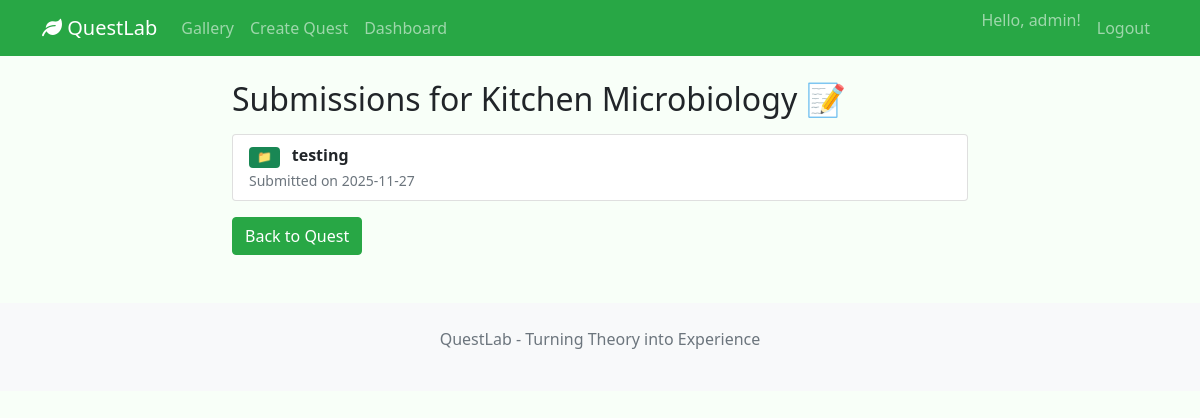
The page /submissions/c04fb478-9e6a-4ef5-8a9e-ba5a32f0cf15 (signed in) on the database its author committed.
### app/models/user.py (models this page shows, shortened)
class User(db.Model, UserMixin):
    __tablename__ = 'users'
    id = db.Column(db.Integer, primary_key=True)
    username = db.Column(db.String(80), unique=True, nullable=False)
    email = db.Column(db.String(120), unique=True, nullable=False)
    password_hash = db.Column(db.String(128), nullable=False)
    role = db.Column(db.String(20), nullable=False, default='learner')
    submissions = db.relationship('Submission', backref='user', lazy=True)

### app/models/quest.py (models this page shows, shortened)
class Quest(db.Model):
    __tablename__ = 'quests'
    id = db.Column(db.String(36), primary_key=True, default=generate_uuid)
    title = db.Column(db.String(200), nullable=False)
    description = db.Column(db.Text)
    tags = db.Column(db.Text)
    created_at = db.Column(db.DateTime, default=datetime.utcnow)
    published = db.Column(db.Boolean, default=False)
    tasks = db.relationship('Task', backref='quest', lazy='dynamic',
                          cascade='all, delete-orphan', order_by='Task.task_order')

### app/models/submission.py (models this page shows, shortened)
class Submission(db.Model):
    __tablename__ = 'submissions'
    id = db.Column(db.String(36), primary_key=True, default=lambda: str(uuid.uuid4()))
    quest_id = db.Column(db.String(36), nullable=False)
    task_id = db.Column(db.String(36), nullable=False)
    media_filename = db.Column(db.String(255))
    reflection_text = db.Column(db.Text)
    submitted_at = db.Column(db.DateTime, default=datetime.utcnow)
    user_id = db.Column(db.Integer, db.ForeignKey('users.id'), nullable=True)

### app/routes/submission_routes.py (the view, shortened to what this page needs)
@submission_bp.route('/submissions/<quest_id>')
@login_required
def view_submissions(quest_id):
    submissions = SubmissionService.get_submissions_by_quest(quest_id)
    quest = QuestService.get_quest_by_id(quest_id)
    if not quest:
        flash('Quest not found', 'error')
        current_app.logger.warning("submission.view.quest_missing user_id=%s quest_id=%s", current_user.id, quest_id)
        return redirect(url_for('quest.gallery'))
    current_app.logger.info("submission.view user_id=%s quest_id=%s count=%s", current_user.id, quest_id, len(submissions))
    return render_template('view_submissions.html', quest=quest, submissions=submissions)

### app/services/quest_service.py (called while the page is built)
    @staticmethod
    def get_quest_by_id(quest_id):
        return Quest.query.get(quest_id)

### app/services/submission_service.py (called while the page is built)
    @staticmethod
    def get_submissions_by_quest(quest_id):
        return Submission.query.filter_by(quest_id=quest_id).all()

### app/utils/logging.py (called while the page is built)
    def filter(self, record: logging.LogRecord) -> bool:
        if has_request_context():
            record.ip = request.remote_addr or "unknown"
            record.user_agent = (request.user_agent.string or "").replace("\n", " ")
            record.method = request.method
            record.path = request.path
            record.req_id = getattr(g, "request_id", None)
        else:
            record.ip = None
            record.user_agent = None
            record.method = None
            record.path = None
            record.req_id = None
        return True

    def format(self, record: logging.LogRecord) -> str:
        base = {
            "ts": datetime.now(timezone.utc).isoformat(),
            "level": record.levelname,
            "logger": record.name,
            "message": record.getMessage(),
            "ip": getattr(record, "ip", None),
            "user_agent": getattr(record, "user_agent", None),
            "method": getattr(record, "method", None),
            "path": getattr(record, "path", None),
            "req_id": getattr(record, "req_id", None),
        }
        if record.exc_info:
            base["exc_info"] = self.formatException(record.exc_info)
        return json.dumps(base, ensure_ascii=False)

### app/templates/view_submissions.html
{% extends "base.html" %}
{% block content %}
<div class="row justify-content-center mt-4">
  <div class="col-lg-8">
    <h2 class="mb-3">Submissions for {{ quest.title }} <span aria-label="memo" role="img">📝</span></h2>
    {% if submissions %}
      <ul class="list-group">
        {% for sub in submissions %}
          <li class="list-group-item">
            <div class="d-flex justify-content-between align-items-start">
              <div>
                {% if sub.media_filename %}
                  <span class="badge bg-success me-2">📁</span>
                {% endif %}
                <strong>{{ sub.reflection_text }}</strong>
                <br />
                <small class="text-muted">Submitted on {{ sub.submitted_at.strftime('%Y-%m-%d') }}</small>
              </div>
            </div>
          </li>
        {% endfor %}
      </ul>
    {% else %}
      <div class="alert alert-info">No submissions yet for this quest.</div>
    {% endif %}
    <a href="{{ url_for('quest.quest_detail', quest_id=quest.id) }}" class="btn btn-primary mt-3">Back to Quest</a>
  </div>
</div>
{% endblock %}

### app/templates/base.html (shortened to what this page needs)
<!DOCTYPE html>
<html lang="en">
  <head>
    <link
      href="https://cdn.jsdelivr.net/npm/bootstrap@5.1.3/dist/css/bootstrap.min.css"
      rel="stylesheet"
    />
    <link
      href="https://cdnjs.cloudflare.com/ajax/libs/font-awesome/6.0.0/css/all.min.css"
      rel="stylesheet"
    />
  </head>
  <body>
    <nav class="navbar navbar-expand-lg navbar-dark bg-success">
      <div class="container">
        <a class="navbar-brand" href="{{ url_for('quest.gallery') }}">
          <i class="fas fa-leaf"></i> QuestLab
        </a>
        <div class="collapse navbar-collapse" id="navbarNav">
          <ul class="navbar-nav me-auto mb-2 mb-lg-0">
            <li class="nav-item">
              <a class="nav-link" href="{{ url_for('quest.gallery') }}"
                >Gallery</a
              >
            </li>
            {% if current_user.is_authenticated and current_user.role in
            ['educator', 'both'] %}
            <li class="nav-item">
              <a class="nav-link" href="{{ url_for('quest.create_quest') }}"
                >Create Quest</a
              >
            </li>
            {% endif %} {% if current_user.is_authenticated %}
            <li class="nav-item">
              <a class="nav-link" href="{{ url_for('submission.dashboard') }}"
                >Dashboard</a
              >
            </li>
            {% endif %}
          </ul>
          <ul class="navbar-nav">
            {% if current_user.is_authenticated %}
            <li class="nav-item">
              <span class="navbar-text me-2"
                >Hello, {{ current_user.username }}!</span
              >
            </li>
            <li class="nav-item">
              <a class="nav-link" href="{{ url_for('auth.logout') }}">Logout</a>
            </li>
            {% endif %}
          </ul>
        </div>
      </div>
    </nav>
    <main class="container mt-4">
       {% block content %}{% endblock %}
    </main>
    <footer class="bg-light mt-5 py-4">
      <div class="container text-center">
        <p class="text-muted">QuestLab - Turning Theory into Experience</p>
      </div>
    </footer>
  </body>
</html>

### app/templates/base.html (style rules this page uses)
:root { --bs-primary: #28a745; --bs-secondary: #198754; }
body { background-color: #f8fff8; }
.navbar { background-color: var(--bs-primary) !important; }
.btn-primary { background-color: var(--bs-primary) !important; border-color: var(--bs-primary) !important; }

### rows shown on the page
User: username "admin"
Quest: title "Kitchen Microbiology"
Submission: reflection_text "testing", submitted_at "2025-11-27"
